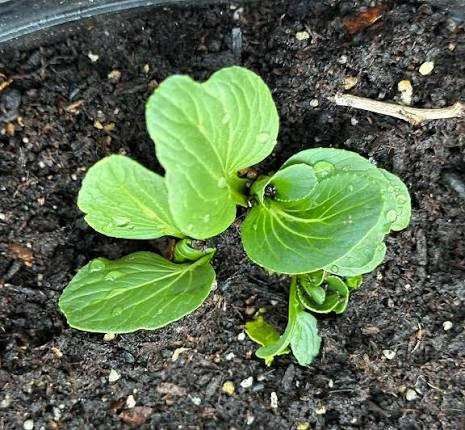
#> input picture vision/test_img/pechay_test.jpeg, 465 x 430 px
$ python vision.py
#> lines starting #> are read from the running program, lines starting #| are printed output that depends on the picture; after the words box and inside, x2 and y2 are one past the last pixel; in counts of white or black regions, pixels touching at a corner belong together
import cv2
import numpy as np
import argparse
import os
import csv
from datetime import datetime

def parse_args():
    parser = argparse.ArgumentParser(
        description="Pechay Growth Monitoring and Feature Extraction Pipeline\n"
                    "Extracts Green Pixel Ratio (GPR), Projected Canopy Area (PCA), "
                    "and Canopy Dimensions for Multivariate Polynomial Regression."
    )
    parser.add_argument(
        "--image",
        type=str,
        default="test_img/pechay_test.jpeg",
        help="Path to the input image file."
    )
    parser.add_argument(
        "--headless",
        action="store_true",
        help="Run in headless mode (no GUI/windows; saves outputs directly to disk)."
    )
    parser.add_argument(
        "--save-csv",
        type=str,
        default="pechay_growth_log.csv",
        help="Path to the CSV file where daily metrics will be appended."
    )
    parser.add_argument(
        "--roi",
        type=str,
        default=None,
        help="Optional Region of Interest (ROI) bounding box: x_min,y_min,x_max,y_max (e.g., 100,50,600,450)"
    )
    parser.add_argument(
        "--min-area",
        type=int,
        default=150,
        help="Minimum contour area in pixels to filter out moss, algae, and transient noise."
    )
    parser.add_argument(
        "--hsv-lower",
        type=str,
        default="30,60,50",
        help="Lower HSV threshold for green segmentation (comma-separated H,S,V)."
    )
    parser.add_argument(
        "--hsv-upper",
        type=str,
        default="85,255,255",
        help="Upper HSV threshold for green segmentation (comma-separated H,S,V)."
    )
    parser.add_argument(
        "--mode",
        type=str,
        choices=["hsv", "exg"],
        default="hsv",
        help="Segmentation mode: 'hsv' (HSV thresholding) or 'exg' (Excess Green index thresholding)."
    )
    parser.add_argument(
        "--output-dir",
        type=str,
        default="output",
        help="Directory to save visual verification output images."
    )
    return parser.parse_args()

def process_image(args):
    # Resolve paths relative to script location if necessary
    script_dir = os.path.dirname(os.path.abspath(__file__))

    image_path = args.image
    if not os.path.isabs(image_path):
        image_path = os.path.join(script_dir, image_path)

    print(f"[PROCESS] Loading image: {image_path}")
    img = cv2.imread(image_path) # Read the image in BGR format
#> img is the input picture: shape (430, 465, 3); mean B, G, R 77.1, 107.4, 90
    if img is None:
        raise FileNotFoundError(f"Error: Unable to load image at {image_path}")

    # 1. ROI Parsing and Selection
    h, w, _ = img.shape
#> h = 430; w = 465
    if args.roi:
        try:
            x_min, y_min, x_max, y_max = map(int, args.roi.split(','))
            # Ensure boundaries are within image dimensions
            x_min, x_max = max(0, x_min), min(w, x_max)
            y_min, y_max = max(0, y_min), min(h, y_max)
            roi_img = img[y_min:y_max, x_min:x_max] # Crop the image to the specified ROI
            print(f"[ROI] Cropped to specified coordinates: [{x_min}, {y_min}] to [{x_max}, {y_max}]")
        except Exception as e:
            print(f"[ROI] [WARNING] Invalid ROI coordinates format. Using full image. Error: {e}")
            roi_img = img.copy()
            x_min, y_min, x_max, y_max = 0, 0, w, h
    else:
        # If no ROI specified, default is full image
        roi_img = img.copy()
        x_min, y_min, x_max, y_max = 0, 0, w, h
#> x_min = 0; y_min = 0; x_max = 465; y_max = 430

    # 2. Preprocessing: Noise reduction via Gaussian Blur
    blurred = cv2.GaussianBlur(roi_img, (5, 5), 0)
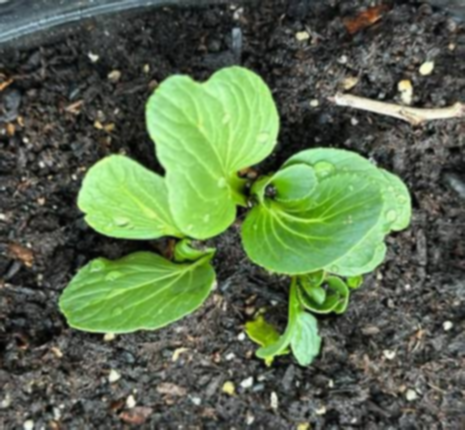
#> blurred: shape (430, 465, 3); mean B, G, R 77.1, 107.4, 90

    # 3. Color Segmentation Engine
    if args.mode == "hsv":
        try:
            lower_vals = list(map(int, args.hsv_lower.split(',')))
            upper_vals = list(map(int, args.hsv_upper.split(',')))
            lower_g = np.array(lower_vals, dtype=np.uint8)
            upper_g = np.array(upper_vals, dtype=np.uint8)
        except Exception as e:
            print(f"[SEGMENT] [WARNING] Invalid HSV values provided. Using default ranges. Error: {e}")
            lower_g = np.array([30, 60, 50], dtype=np.uint8)
            upper_g = np.array([85, 255, 255], dtype=np.uint8)

        hsv_img = cv2.cvtColor(blurred, cv2.COLOR_BGR2HSV)
#> hsv_img: shape (430, 465, 3); mean H, S, V 49, 59.4, 108.7
        mask = cv2.inRange(hsv_img, lower_g, upper_g)
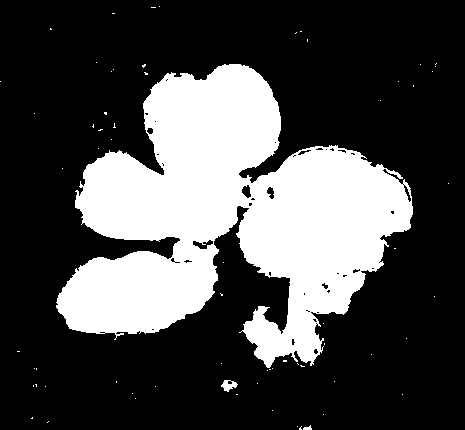
#> mask: shape (430, 465); 28.7% white; 67 white regions (64 under 20 px), largest, box (x1, y1, x2, y2) and area: (56, 64, 413, 368) 57109, (221, 380, 238, 392) 114, (303, 425, 312, 430) 28
        print(f"[SEGMENT] HSV segmentation using lower={lower_g.tolist()} and upper={upper_g.tolist()}")

    elif args.mode == "exg":
        # Excess Green Index: ExG = 2*G - R - B
        # Standardized agricultural vegetation index highly robust to natural lighting
        img_f = blurred.astype(np.float32)
        b, g, r = cv2.split(img_f)

        # Calculate raw ExG index
        exg = 2 * g - r - b

        # Threshold: ExG > 15 is typically recognized as green plant vegetation
        _, mask = cv2.threshold(exg, 15, 255, cv2.THRESH_BINARY)
        mask = mask.astype(np.uint8)
        print("[SEGMENT] Excess Green Index (ExG) segmentation applied with dynamic threshold > 15.")

    # 4. Morphological Post-Processing (Denoise)
    kernel = np.ones((5, 5), np.uint8)
    mask = cv2.morphologyEx(mask, cv2.MORPH_OPEN, kernel)
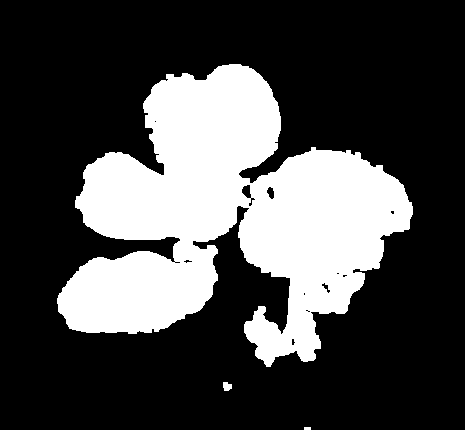
#> mask: shape (430, 465); 28.2% white; 3 white regions, box (x1, y1, x2, y2) and area: (57, 64, 413, 367) 56284, (223, 382, 232, 391) 65, (304, 427, 311, 430) 21
    mask = cv2.morphologyEx(mask, cv2.MORPH_CLOSE, kernel)
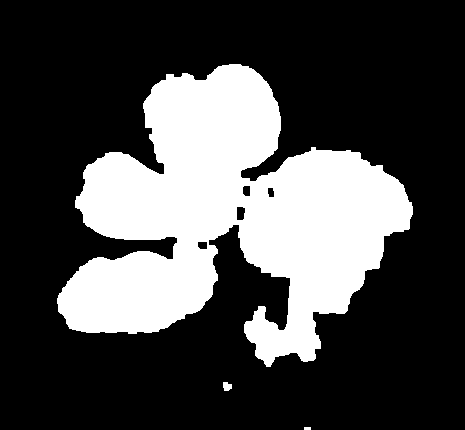
#> mask: shape (430, 465); 28.4% white; 3 white regions

    # 5. Contour Detection and Dimensional Analysis
    # Isolates leaves, filters moss/algae, and calculates geometric features
    contours, _ = cv2.findContours(mask, cv2.RETR_EXTERNAL, cv2.CHAIN_APPROX_SIMPLE)
#> contours = 3 contours, 1 with area under 20; largest, box (x1, y1, x2, y2) and area: (57, 64, 413, 367) 56021, (223, 382, 232, 391) 50

    valid_contours = []
    total_pca = 0  # Projected Canopy Area in pixels

    # Filter contours by size
    for contour in contours:
        area = cv2.contourArea(contour)
        if area >= args.min_area:
            valid_contours.append(contour)
            total_pca += area
#> this loop made 3 passes
#> (area, total_pca) on pass 3: (56021, 56021)
#> area on pass 2: 50
#> after the loop, total_pca = 56021; valid_contours = 1 contour; box (x1, y1, x2, y2) and area: (57, 64, 413, 367) 56021

    # Create visual annotations
    annotated_roi = roi_img.copy()

    # Compute the Bounding Box of the Union of all Valid contours
    if len(valid_contours) > 0:
        # Concatenate all contour coordinates to compute the bounding box of the entire plant canopy
        all_points = np.vstack(valid_contours)
#> all_points = contour of 718 points, box (x1, y1, x2, y2) (57, 64, 413, 367), area 56021
        cw_x, cw_y, cw_w, cw_h = cv2.boundingRect(all_points)
#> cw_x = 57; cw_y = 64; cw_w = 356; cw_h = 303

        # Draw bounding box (Blue)
        cv2.rectangle(annotated_roi, (cw_x, cw_y), (cw_x + cw_w, cw_y + cw_h), (255, 0, 0), 2)
        # Draw contours (Green)
        cv2.drawContours(annotated_roi, valid_contours, -1, (0, 255, 0), 2)

        canopy_width = cw_w
#> canopy_width = 356
        canopy_height = cw_h
#> canopy_height = 303
    else:
        canopy_width = 0
        canopy_height = 0
        print("[ANALYZE] [WARNING] No valid green contours detected matching the size threshold.")

    # 6. Metrics Calculations
    total_roi_pixels = roi_img.shape[0] * roi_img.shape[1]
#> total_roi_pixels = 199950
    gpr = (total_pca / total_roi_pixels) * 100 if total_roi_pixels > 0 else 0.0
#> gpr = 28.02

    print(f"\n[RESULTS] Extraction Metrics:")
    print(f"  - Total ROI Pixels: {total_roi_pixels}")
#|   - Total ROI Pixels: 199950
    print(f"  - Projected Canopy Area (PCA): {total_pca:.1f} pixels")
#|   - Projected Canopy Area (PCA): 56021.0 pixels
    print(f"  - Green Pixel Ratio (GPR): {gpr:.3f}%")
#|   - Green Pixel Ratio (GPR): 28.018%
    print(f"  - Canopy Bounding Dimensions: {canopy_width}x{canopy_height} pixels (WxH)")
#|   - Canopy Bounding Dimensions: 356x303 pixels (WxH)

    # 7. Write results to CSV (Growth Log)
    if args.save_csv:
        csv_path = args.save_csv
        if not os.path.isabs(csv_path):
            csv_path = os.path.join(script_dir, csv_path)

        file_exists = os.path.isfile(csv_path)

        try:
            with open(csv_path, mode='a', newline='') as file:
                writer = csv.writer(file)
                if not file_exists or os.stat(csv_path).st_size == 0:
                    # Write CSV Headers
                    writer.writerow([
                        "Timestamp", "Image_File", "Mode", "ROI_Coords",
                        "Total_ROI_Pixels", "Canopy_Area_Pixels", "GPR_Percent",
                        "Canopy_Width_Pixels", "Canopy_Height_Pixels"
                    ])

                # Append daily data row
                timestamp = datetime.now().strftime("%Y-%m-%d %H:%M:%S")
                image_name = os.path.basename(args.image)
                roi_str = args.roi if args.roi else "FULL"
                writer.writerow([
                    timestamp, image_name, args.mode, roi_str,
                    total_roi_pixels, round(total_pca, 1), round(gpr, 4),
                    canopy_width, canopy_height
                ])
            print(f"[LOG] Metrics successfully appended to: {csv_path}")
        except Exception as e:
            print(f"[LOG] [ERROR] Failed to write to CSV log: {e}")

    # 8. GUI or Headless Output Saving
    # Overlay metrics text onto annotated image
    font = cv2.FONT_HERSHEY_SIMPLEX
    cv2.putText(annotated_roi, f"GPR: {gpr:.2f}%", (10, 30), font, 0.7, (255, 255, 255), 2, cv2.LINE_AA)
    cv2.putText(annotated_roi, f"PCA: {int(total_pca)} px", (10, 60), font, 0.7, (255, 255, 255), 2, cv2.LINE_AA)
    cv2.putText(annotated_roi, f"Size: {canopy_width}x{canopy_height}", (10, 90), font, 0.7, (255, 255, 255), 2, cv2.LINE_AA)
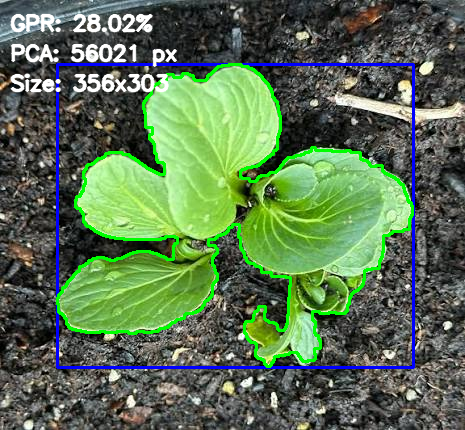
#> annotated_roi: shape (430, 465, 3); mean B, G, R 82.4, 114.5, 90.1

    # Save visual verification images to output folder
    out_dir = args.output_dir
    if not os.path.isabs(out_dir):
        out_dir = os.path.join(script_dir, out_dir)
    os.makedirs(out_dir, exist_ok=True)

    base_name = os.path.splitext(os.path.basename(args.image))[0]
    out_annotated_path = os.path.join(out_dir, f"{base_name}_processed.png")
    out_mask_path = os.path.join(out_dir, f"{base_name}_mask.png")

    try:
        cv2.imwrite(out_annotated_path, annotated_roi)
        cv2.imwrite(out_mask_path, mask)
        print(f"[OUTPUT] Processed image saved to: {out_annotated_path}")
        print(f"[OUTPUT] Denoised binary mask saved to: {out_mask_path}")
    except Exception as e:
        print(f"[OUTPUT] [ERROR] Failed to save output images: {e}")

    # Show images in GUI only if NOT headless
    if not args.headless:
        print("\n[GUI] Rendering active windows. Press any key to exit.")
        cv2.imshow("Original (Cropped)", roi_img)
        cv2.imshow("Green Mask (Morphology Cleaned)", mask)
        cv2.imshow("Annotated Detections", annotated_roi)
        cv2.waitKey(0)
        cv2.destroyAllWindows()

if __name__ == "__main__":
    args = parse_args()
    process_image(args)
